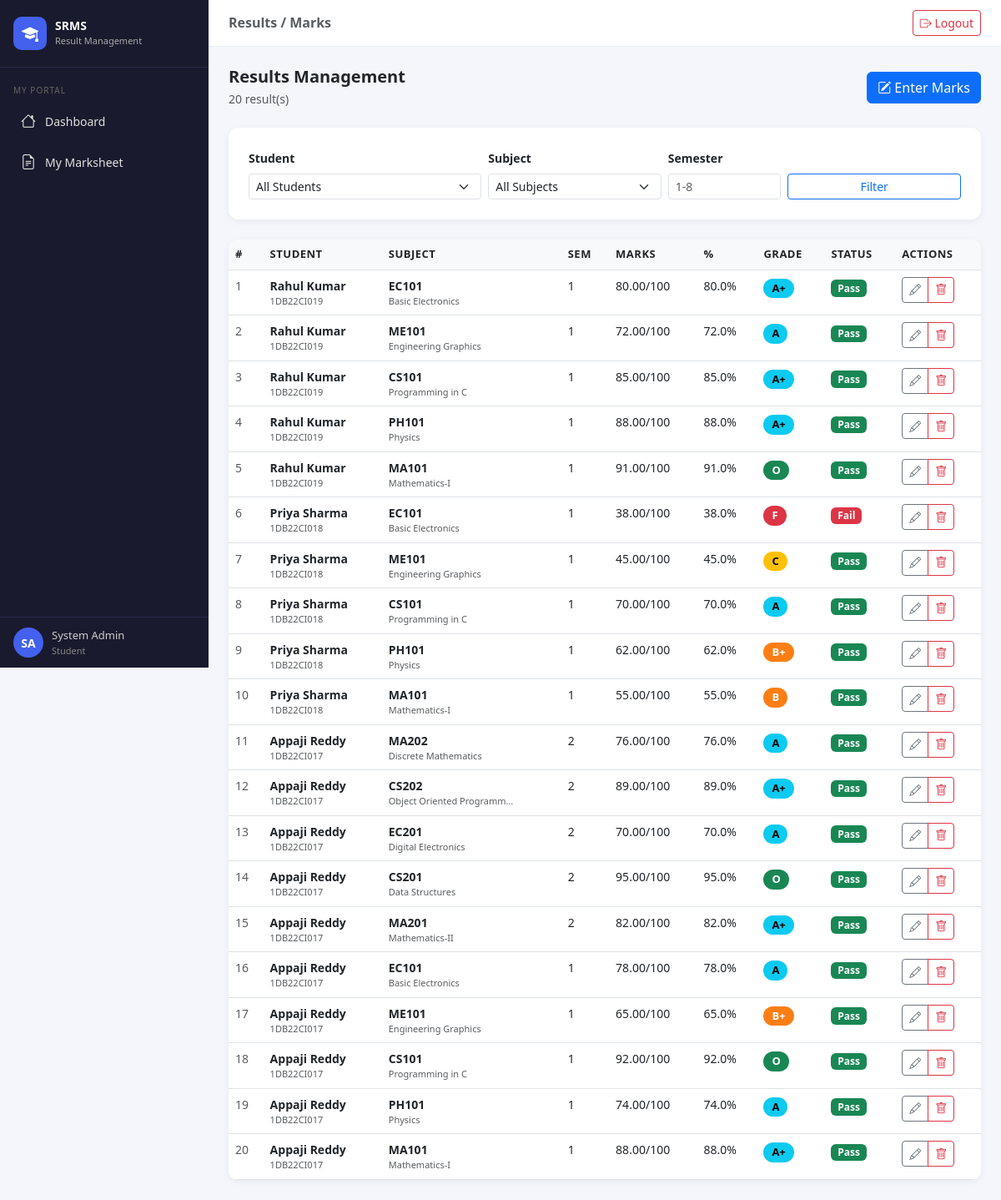
/results/ (signed in), run on an earlier commit of the app's database.
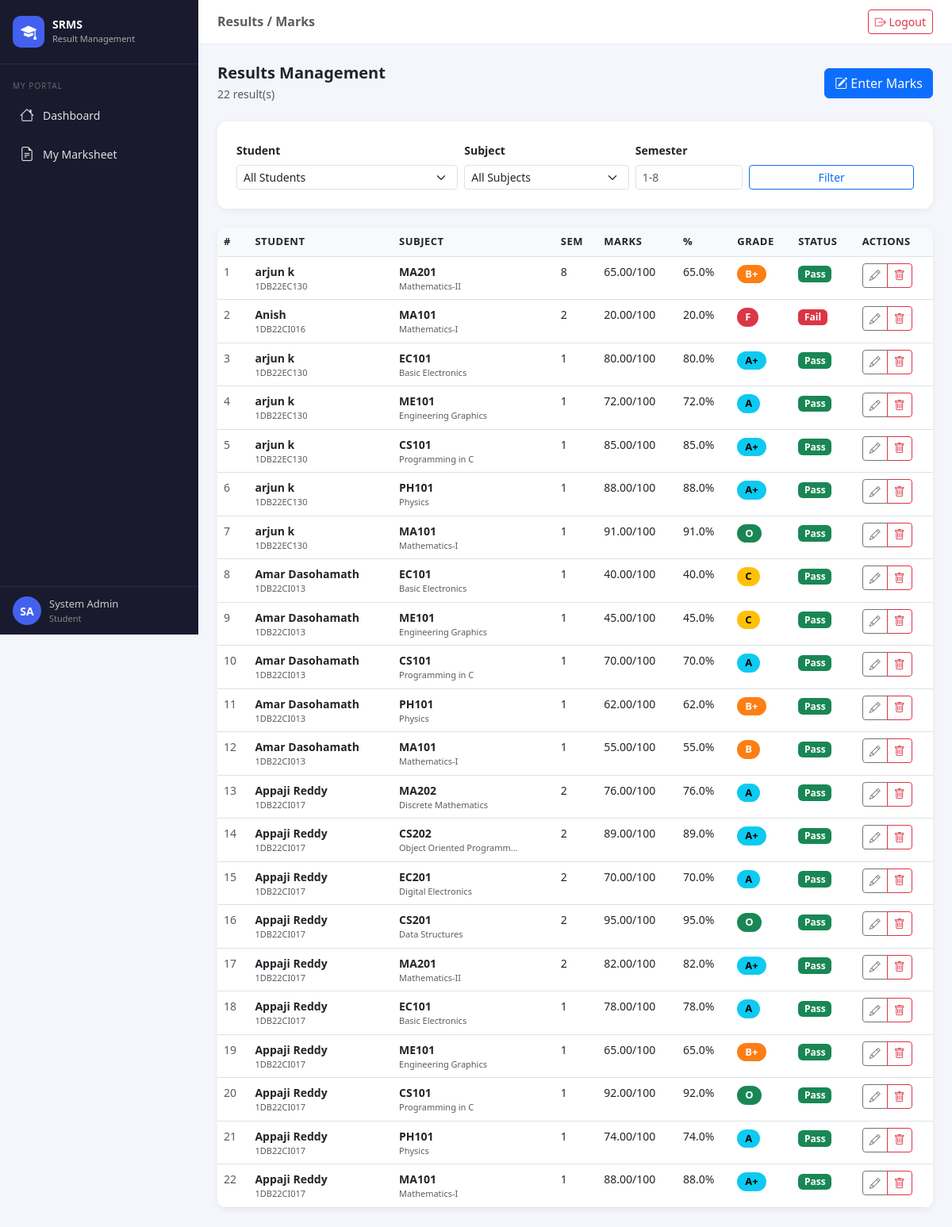
And on a later commit of the database.
### results/models.py (models this page shows, shortened)
class Result(models.Model):
    student = models.ForeignKey(StudentProfile, on_delete=models.CASCADE, related_name='results')
    subject = models.ForeignKey(Subject, on_delete=models.CASCADE)
    marks_obtained = models.DecimalField(max_digits=5, decimal_places=2)
    semester = models.IntegerField()
    academic_year = models.CharField(max_length=20, default='2024-25')
    entered_by = models.ForeignKey(User, on_delete=models.SET_NULL, null=True, related_name='entered_results')
    entered_at = models.DateTimeField(auto_now_add=True)
    updated_at = models.DateTimeField(auto_now=True)
    class Meta:
        unique_together = ('student', 'subject', 'semester', 'academic_year')
    @property
    def percentage(self):
        return (self.marks_obtained / self.subject.max_marks) * 100
    @property
    def grade(self):
        p = float(self.percentage)
        if p >= 90:
            return 'O'
        elif p >= 80:
            return 'A+'
        elif p >= 70:
            return 'A'
        elif p >= 60:
            return 'B+'
        elif p >= 50:
            return 'B'
        elif p >= 40:
            return 'C'
        else:
            return 'F'
    @property
    def is_pass(self):
        return float(self.percentage) >= 40

class StudentProfile(models.Model):
    user = models.OneToOneField(User, on_delete=models.CASCADE, related_name='student_profile')
    roll_number = models.CharField(max_length=20, unique=True)
    department = models.ForeignKey(Department, on_delete=models.SET_NULL, null=True)
    current_semester = models.IntegerField(default=1)
    phone = models.CharField(max_length=15, blank=True)
    date_of_birth = models.DateField(null=True, blank=True)
    profile_photo = models.ImageField(upload_to='student_photos/', null=True, blank=True)
    created_at = models.DateTimeField(auto_now_add=True)

class Subject(models.Model):
    name = models.CharField(max_length=100)
    code = models.CharField(max_length=20)
    department = models.ForeignKey(Department, on_delete=models.CASCADE)
    semester = models.IntegerField()
    max_marks = models.IntegerField(default=100)
    credits = models.IntegerField(default=4)

### results/views.py (the view)
# urls.py: path('results/',                  views.result_list,   name='result_list'),
@login_required
def result_list(request):
    if not is_admin(request.user):
        return redirect('dashboard')
    results  = Result.objects.select_related('student__user', 'subject').order_by('-entered_at')
    students = StudentProfile.objects.select_related('user')
    subjects = Subject.objects.all()
    student_id = request.GET.get('student')
    subject_id = request.GET.get('subject')
    semester   = request.GET.get('semester')
    if student_id:
        results = results.filter(student_id=student_id)
    if subject_id:
        results = results.filter(subject_id=subject_id)
    if semester:
        results = results.filter(semester=semester)
    context = {
        'results': results, 'students': students, 'subjects': subjects,
        'sel_student': student_id, 'sel_subject': subject_id, 'sel_semester': semester,
    }
    return render(request, 'results/result_list.html', context)

### results/views.py (called while the page is built)
def is_admin(user):
    return user.groups.filter(name='Admin').exists() or user.is_superuser

### results/templates/results/result_list.html (shortened to what this page needs)
{% extends 'results/base.html' %}
{% block page_title %}Results / Marks{% endblock %}
{% block content %}
<div class="d-flex justify-content-between align-items-center mb-4">
  <div>
    <h5 class="fw-bold mb-1">Results Management</h5>
    <p class="text-muted small mb-0">{{ results.count }} result(s)</p>
  </div>
  <a href="{% url 'result_add' %}" class="btn btn-primary">
    <i class="bi bi-pencil-square me-1"></i>Enter Marks
  </a>
</div>
<div class="stat-card mb-4">
  <form method="get" class="row g-2 align-items-end">
    <div class="col-sm-4">
      <label class="form-label small fw-semibold">Student</label>
      <select name="student" class="form-select form-select-sm">
        <option value="">All Students</option>
      </select>
    </div>
    <div class="col-sm-3">
      <label class="form-label small fw-semibold">Subject</label>
      <select name="subject" class="form-select form-select-sm">
        <option value="">All Subjects</option>
      </select>
    </div>
    <div class="col-sm-2">
      <label class="form-label small fw-semibold">Semester</label>
      <input type="number" name="semester" value="{{ sel_semester }}" class="form-control form-control-sm" placeholder="1-8" min="1" max="8">
    </div>
    <div class="col-sm-3">
      <button type="submit" class="btn btn-outline-primary btn-sm w-100">Filter</button>
    </div>
  </form>
</div>
<div class="table-card">
  <div class="table-responsive">
    <table class="table table-hover mb-0">
      <thead>
        <tr>
          <th>#</th>
          <th>Student</th>
          <th>Subject</th>
          <th>Sem</th>
          <th>Marks</th>
          <th>%</th>
          <th>Grade</th>
          <th>Status</th>
          <th>Actions</th>
        </tr>
      </thead>
      <tbody>
        {% for r in results %}
        <tr>
          <td class="text-muted small">{{ forloop.counter }}</td>
          <td>
            <div class="fw-semibold small">{{ r.student.user.get_full_name }}</div>
            <div class="text-muted" style="font-size:11px;">{{ r.student.roll_number }}</div>
          </td>
          <td>
            <div class="fw-semibold small">{{ r.subject.code }}</div>
            <div class="text-muted" style="font-size:11px;">{{ r.subject.name|truncatechars:25 }}</div>
          </td>
          <td class="small">{{ r.semester }}</td>
          <td class="small">{{ r.marks_obtained }}/{{ r.subject.max_marks }}</td>
          <td class="small">{{ r.percentage|floatformat:1 }}%</td>
          <td><span class="grade-badge grade-{{ r.grade|cut:'+' }}">{{ r.grade }}</span></td>
          <td>
            {% if r.is_pass %}
              <span class="badge bg-success">Pass</span>
            {% else %}
              <span class="badge bg-danger">Fail</span>
            {% endif %}
          </td>
          <td>
            <div class="btn-group btn-group-sm">
              <a href="{% url 'result_edit' r.pk %}" class="btn btn-outline-secondary" title="Edit"><i class="bi bi-pencil"></i></a>
              <a href="{% url 'result_delete' r.pk %}" class="btn btn-outline-danger" title="Delete"><i class="bi bi-trash"></i></a>
            </div>
          </td>
        </tr>
        {% empty %}
          <tr><td colspan="9" class="text-center text-muted py-5">No results found.</td></tr>
        {% endfor %}
      </tbody>
    </table>
  </div>
</div>
{% endblock %}

### results/templates/results/base.html (shortened to what this page needs)
<!DOCTYPE html>
<html lang="en">
<head>
  <link href="https://cdn.jsdelivr.net/npm/bootstrap@5.3.0/dist/css/bootstrap.min.css" rel="stylesheet"/>
  <link href="https://cdn.jsdelivr.net/npm/bootstrap-icons@1.10.5/font/bootstrap-icons.css" rel="stylesheet"/>
</head>
<body>
{% if user.is_authenticated %}
<div id="sidebar">
  <div class="brand">
    <div class="brand-icon"><i class="bi bi-mortarboard-fill"></i></div>
    <div class="brand-text">SRMS<br><small>Result Management</small></div>
  </div>
  <nav>
    {% if is_admin %}
      <div class="nav-section">Main</div>
      <a href="{% url 'dashboard' %}" class="nav-link {% if request.resolver_match.url_name == 'dashboard' %}active{% endif %}">
        <i class="bi bi-speedometer2"></i><span>Dashboard</span>
      </a>
      <div class="nav-section">Academic</div>
      <a href="{% url 'student_list' %}" class="nav-link {% if 'student' in request.resolver_match.url_name %}active{% endif %}">
        <i class="bi bi-people"></i><span>Students</span>
      </a>
      <a href="{% url 'subject_list' %}" class="nav-link {% if 'subject' in request.resolver_match.url_name %}active{% endif %}">
        <i class="bi bi-book"></i><span>Subjects</span>
      </a>
      <a href="{% url 'result_list' %}" class="nav-link {% if 'result' in request.resolver_match.url_name %}active{% endif %}">
        <i class="bi bi-clipboard-data"></i><span>Results / Marks</span>
      </a>
      <div class="nav-section">Config</div>
      <a href="{% url 'department_list' %}" class="nav-link {% if 'department' in request.resolver_match.url_name %}active{% endif %}">
        <i class="bi bi-building"></i><span>Departments</span>
      </a>
    {% else %}
      <div class="nav-section">My Portal</div>
      <a href="{% url 'dashboard' %}" class="nav-link {% if request.resolver_match.url_name == 'dashboard' %}active{% endif %}">
        <i class="bi bi-house"></i><span>Dashboard</span>
      </a>
      <a href="{% url 'my_marksheet' %}" class="nav-link {% if request.resolver_match.url_name == 'my_marksheet' %}active{% endif %}">
        <i class="bi bi-file-earmark-text"></i><span>My Marksheet</span>
      </a>
    {% endif %}
  </nav>
  <div class="user-info">
    <div class="avatar">{{ user.first_name.0|upper }}{{ user.last_name.0|upper }}</div>
    <div class="user-meta">
      {{ user.get_full_name|truncatechars:16 }}
      <small>{% if is_admin %}Administrator{% else %}Student{% endif %}</small>
    </div>
  </div>
</div>
<div id="main">
  <div class="topbar">
    <h6 class="mb-0 fw-semibold text-muted">{% block page_title %}Dashboard{% endblock %}</h6>
    <a href="{% url 'logout' %}" class="btn btn-sm btn-outline-danger">
      <i class="bi bi-box-arrow-right"></i> Logout
    </a>
  </div>
  <div class="page-content">
    {% block content %}{% endblock %}
  </div>
</div>
{% else %}
{% block auth_content %}{% endblock %}
{% endif %}
</body>
</html>

### results/templates/results/base.html (style rules this page uses)
:root { --primary: #4361ee; --primary-dark: #3a56d4; --sidebar-bg: #1a1a2e; --sidebar-text: #e0e0e0; --sidebar-hover: #4361ee; --card-radius: 12px; }
body { background: #f4f6fb; font-family: 'Segoe UI', sans-serif; }
#sidebar { position: fixed; top: 0; left: 0; height: 100vh; width: 250px; background: var(--sidebar-bg); z-index: 1000; display: flex; flex-direction: column; transition: width .25s; }
#sidebar .brand { padding: 20px 16px; border-bottom: 1px solid #2a2a4a; display: flex; align-items: center; gap: 10px; }
#sidebar .brand-icon { width: 40px; height: 40px; border-radius: 10px; background: var(--primary); display: flex; align-items: center; justify-content: center; font-size: 20px; color: #fff; flex-shrink: 0; }
#sidebar .brand-text { color: #fff; font-weight: 700; font-size: 14px; line-height: 1.2; }
#sidebar .brand-text small { color: #aaa; font-weight: 400; font-size: 11px; }
#sidebar nav { flex: 1; overflow-y: auto; padding: 12px 0; }
#sidebar .nav-section { padding: 8px 16px 4px; font-size: 10px; text-transform: uppercase; letter-spacing: 1px; color: #666; }
#sidebar a.nav-link { display: flex; align-items: center; gap: 10px; padding: 10px 16px; color: var(--sidebar-text); border-radius: 8px; margin: 2px 8px; font-size: 14px; text-decoration: none; transition: all .2s; }
#sidebar a.nav-link i { font-size: 18px; width: 20px; text-align: center; }
#sidebar .user-info { padding: 12px 16px; border-top: 1px solid #2a2a4a; display: flex; align-items: center; gap: 10px; }
#sidebar .avatar { width: 36px; height: 36px; border-radius: 50%; background: var(--primary); display: flex; align-items: center; justify-content: center; color: #fff; font-weight: 700; font-size: 14px; }
#sidebar .user-meta { color: #ccc; font-size: 13px; }
#sidebar .user-meta small { color: #888; font-size: 11px; display: block; }
#main { margin-left: 250px; min-height: 100vh; }
.topbar { background: #fff; padding: 12px 24px; border-bottom: 1px solid #e8ecf0; display: flex; align-items: center; justify-content: space-between; position: sticky; top: 0; z-index: 100; }
.page-content { padding: 24px; }
.stat-card { background: #fff; border-radius: var(--card-radius); padding: 24px; border: none; box-shadow: 0 2px 8px rgba(0,0,0,.06); }
.grade-O { background:#198754; color:#fff; }
.grade-A { background:#0dcaf0; color:#000; }
.grade-B { background:#fd7e14; color:#fff; }
.grade-C { background:#ffc107; color:#000; }
.grade-F { background:#dc3545; color:#fff; }
.grade-badge { display: inline-block; padding: 2px 10px; border-radius: 20px; font-size: 13px; font-weight: 600; }
.table-card { background: #fff; border-radius: var(--card-radius); box-shadow: 0 2px 8px rgba(0,0,0,.06); overflow: hidden; }
.table thead th { background: #f8f9fa; font-weight: 600; font-size: 13px; text-transform: uppercase; letter-spacing: .5px; }

What changed in the data, as far as the page shows it:
added Result: student.user.get_full_name "arjun k", student.roll_number "1DB22EC130", subject.code "MA201", subject.name "Mathematics-II", semester "8", marks_obtained "65.00", subject.max_marks "100", percentage "65.0", grade "B+", shows "Pass"
added Result: student.user.get_full_name "Anish", student.roll_number "1DB22CI016", subject.code "MA101", subject.name "Mathematics-I", semester "2", marks_obtained "20.00", subject.max_marks "100", percentage "20.0", grade "F", shows "Fail"
changed through a linked row, Result (number 3 of 22 on the later page): student.user.get_full_name "Rahul Kumar" → "arjun k"; student.roll_number "1DB22CI019" → "1DB22EC130"
changed through a linked row, Result (number 4 of 22 on the later page): student.user.get_full_name "Rahul Kumar" → "arjun k"; student.roll_number "1DB22CI019" → "1DB22EC130"
changed through a linked row, Result (number 5 of 22 on the later page): student.user.get_full_name "Rahul Kumar" → "arjun k"; student.roll_number "1DB22CI019" → "1DB22EC130"
changed through a linked row, Result (number 6 of 22 on the later page): student.user.get_full_name "Rahul Kumar" → "arjun k"; student.roll_number "1DB22CI019" → "1DB22EC130"
changed through a linked row, Result (number 7 of 22 on the later page): student.user.get_full_name "Rahul Kumar" → "arjun k"; student.roll_number "1DB22CI019" → "1DB22EC130"
changed Result (number 8 of 22 on the later page): student.user.get_full_name "Priya Sharma" → "Amar Dasohamath"; student.roll_number "1DB22CI018" → "1DB22CI013"; marks_obtained "38.00" → "40.00"; percentage "38.0" → "40.0"; grade "F" → "C"; marks_obtained "Fail" → "Pass"
changed through a linked row, Result (number 9 of 22 on the later page): student.user.get_full_name "Priya Sharma" → "Amar Dasohamath"; student.roll_number "1DB22CI018" → "1DB22CI013"
changed through a linked row, Result (number 10 of 22 on the later page): student.user.get_full_name "Priya Sharma" → "Amar Dasohamath"; student.roll_number "1DB22CI018" → "1DB22CI013"
changed through a linked row, Result (number 11 of 22 on the later page): student.user.get_full_name "Priya Sharma" → "Amar Dasohamath"; student.roll_number "1DB22CI018" → "1DB22CI013"
changed through a linked row, Result (number 12 of 22 on the later page): student.user.get_full_name "Priya Sharma" → "Amar Dasohamath"; student.roll_number "1DB22CI018" → "1DB22CI013"
Also different on the page:
{{ results.count }}: "20" → "22"
